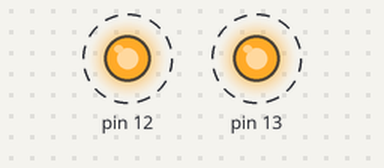
Bench run of a sketch on a simulated Arduino Uno, built with avr-gcc and run on an emulated ATmega328P. Parts: output pins drawn as LEDs (lit = HIGH). Dashed ring = blinking.

Above: at 0.2 s.
Timing chart, 0 to 3.0 s (numbered marks = the images above):
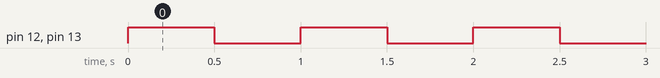

Measured:
- by itself, pin 12, pin 13: alternates HIGH for 0.50 s and LOW for 0.50 s

The sketch:

ex2.ino
```cpp
void setup() {
  Serial.begin(9600);
  pinMode(13, OUTPUT);
  // Set digital pin 13 -> output
  pinMode(12, OUTPUT);
  // Set digital pin 12 -> output
}

void loop() {
  digitalWrite(13, HIGH);
  // Pin 13 = 5 V, LED emits light
  digitalWrite(12, HIGH);
  // Pin 12 = 5 V, LED emits light
  delay(500); // ..for 0.5 seconds
  digitalWrite(13, LOW);
  // Pin 13 = 0 V, LED no light
  digitalWrite(12, LOW);
  // Pin 12 = 0 V, LED no light
  delay(500); // ..for 0.5 seconds
}
```
